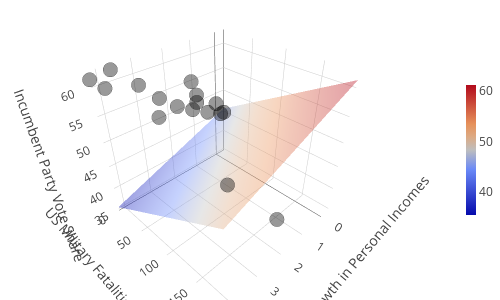

Notebook code cell kept with this figure:
### Code cell
viz3D(model_lr, X, features, y=list(y.reshape(17)), target=target, num=2)

### Figure 1 — Plotly figure (JSON) as saved in the notebook; plotly's stock layout.template omitted (floating-point values rounded to 4 significant figures)
{"data": [{"opacity": 0.4, "name": "", "colorbar": {"outlinewidth": 0, "thickness": 10, "len": 0.5, "outlinecolor": "white"}, "y": [0, 190], "x": [-0.39, 4.21], "z": [[45.56, 35.34], [61.23, 51.01]], "type": "surface", "uid": "6a0f7c08-6d74-409d-8b17-d31c92a28fd5"}, {"name": "", "y": [190, 0, 0, 1, 146, 0, 2, 0, 0, 0, 0, 0, 0, 4, 14, 5, 5], "mode": "markers", "marker": {"color": "black", "opacity": 0.4, "line": {"color": "black", "width": 0.01}, "size": 5}, "x": [2.4, 2.89, 0.85, 4.21, 3.02, 3.62, 1.08, -0.39, 3.86, 2.27, 0.38, 1.04, 2.36, 1.72, 0.1, 0.95, 0.1], "z": [44.6, 57.76, 49.91, 61.34, 49.6, 61.79, 48.95, 44.7, 59.17, 53.94, 46.55, 54.74, 50.27, 51.24, 46.32, 52, 48.2], "type": "scatter3d", "uid": "1741587a-aa77-402b-ae04-8e3ffce8bbfb"}], "layout": {"width": 500, "autosize": false, "margin": {"r": 0, "b": 0, "l": 0, "t": 0}, "scene": {"zaxis": {"showticklabels": true, "title": {"text": "Incumbent Party Vote Share"}}, "xaxis": {"range": [-0.39, 4.21], "showticklabels": true, "title": {"text": "Average Recent Growth in Personal Incomes"}}, "yaxis": {"range": [0, 190], "showticklabels": true, "title": {"text": "US Military Fatalities per Million"}}}, "height": 300}}
